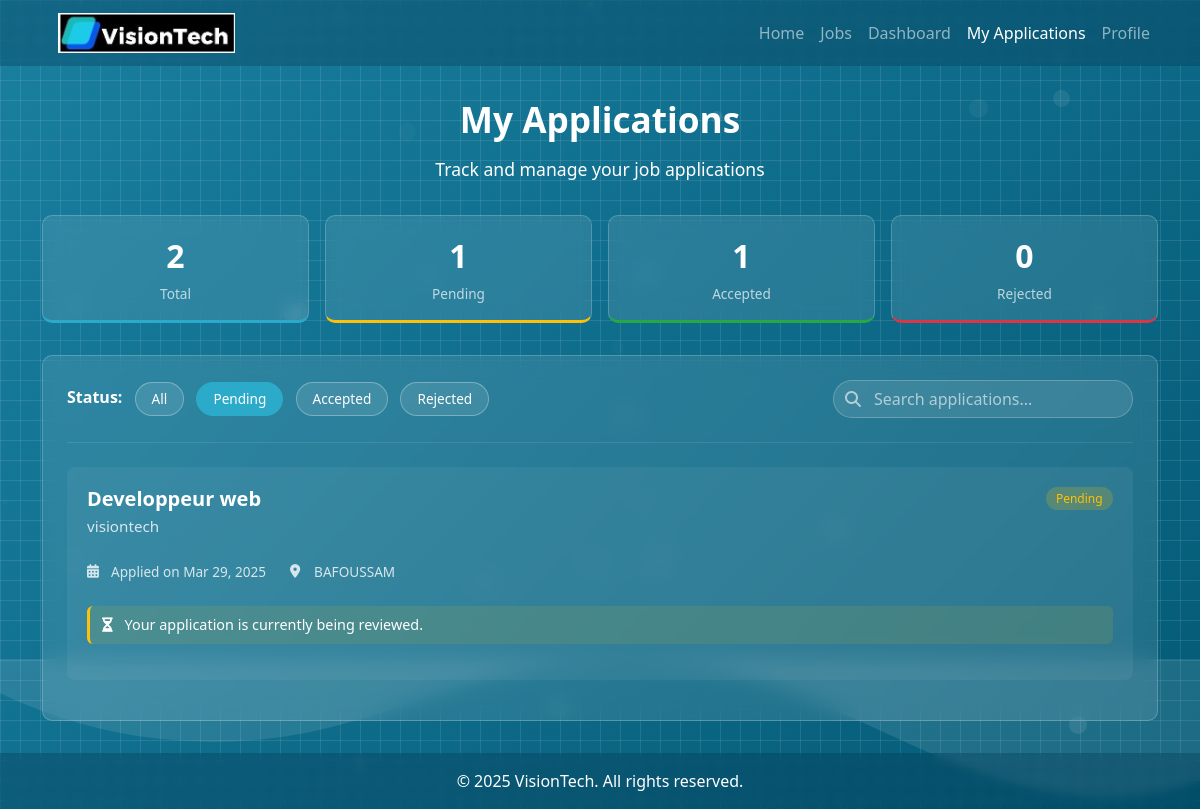
The app's page /jobs/applications/?status=pending (signed in) with its own data.
### jobs/models.py (models this page shows, shortened)
class Application(models.Model):
    STATUS_CHOICES = (
        ('pending', 'Pending'),
        ('accepted', 'Accepted'),
        ('rejected', 'Rejected'),
    )
    job = models.ForeignKey(Job, on_delete=models.CASCADE, related_name='applications')
    candidate = models.ForeignKey(User, on_delete=models.CASCADE, related_name='applications')
    status = models.CharField(max_length=10, choices=STATUS_CHOICES, default='pending')
    applied_at = models.DateTimeField(auto_now_add=True)
    updated_at = models.DateTimeField(auto_now=True)
    class Meta:
        unique_together = ('job', 'candidate')

class Job(models.Model):
    STATUS_CHOICES = (
        ('open', 'Open'),
        ('closed', 'Closed'),
        ('draft', 'Draft'),
    )
    title = models.CharField(max_length=255)
    description = models.TextField()
    hirer = models.ForeignKey(User, on_delete=models.CASCADE, related_name='jobs')
    location = models.CharField(max_length=255)
    created_at = models.DateTimeField(auto_now_add=True)
    updated_at = models.DateTimeField(auto_now=True)
    salary_min = models.PositiveIntegerField(null=True, blank=True)
    salary_max = models.PositiveIntegerField(null=True, blank=True)
    requirements = models.TextField(blank=True)
    status = models.CharField(max_length=10, choices=STATUS_CHOICES, default='open')

### accounts/models.py (models this page shows, shortened)
class User(AbstractUser):
    USER_TYPE_CHOICES = (
        ('hirer', 'Hirer'),
        ('candidate', 'Candidate'),
    )
    user_type = models.CharField(max_length=10, choices=USER_TYPE_CHOICES)
    email = models.EmailField(unique=True)
    objects = CustomUserManager()

class HirerProfile(models.Model):
    user = models.OneToOneField(User, on_delete=models.CASCADE, related_name='hirer_profile')
    company_name = models.CharField(max_length=255)
    address = models.TextField()

### jobs/views.py (the view)
# urls.py: path('applications/', views.candidate_applications, name='candidate_applications'),
@login_required
def candidate_applications(request):
    status_filter = request.GET.get('status', '')
    search_query = request.GET.get('q', '')
    if request.user.user_type != 'candidate':
        return redirect('home')
    applications = Application.objects.filter(candidate=request.user)
    if status_filter:
        applications = applications.filter(status=status_filter)
    if search_query:
        applications = applications.filter(
            Q(job__title__icontains=search_query) |
            Q(job__hirer__hirer_profile__company_name__icontains=search_query) |
            Q(job__location__icontains=search_query)
        )
    total_applications = Application.objects.filter(candidate=request.user).count()
    pending_applications = Application.objects.filter(candidate=request.user, status='pending').count()
    accepted_applications = Application.objects.filter(candidate=request.user, status='accepted').count()
    rejected_applications = Application.objects.filter(candidate=request.user, status='rejected').count()
    context = {
        'applications': applications,
        'status_filter': status_filter,
        'search_query': search_query,
        'total_applications': total_applications,
        'pending_applications': pending_applications,
        'accepted_applications': accepted_applications,
        'rejected_applications': rejected_applications,
    }
    return render(request, 'candidate_applications.html', context)

### Templates/candidate_applications.html (shortened to what this page needs)
<!DOCTYPE html>
<html lang="en">
<head>
    {% load static %}
    <link href="https://cdn.jsdelivr.net/npm/bootstrap@5.3.0/dist/css/bootstrap.min.css" rel="stylesheet">
    <link href="https://cdnjs.cloudflare.com/ajax/libs/font-awesome/6.4.0/css/all.min.css" rel="stylesheet">
</head>
<body>
    <div class="grid-background"></div>
    <div class="dots" id="dots"></div>
    <nav class="navbar navbar-expand-lg navbar-dark">
        <div class="container">
            <a class="navbar-brand" href="{% url 'home' %}">
                <a class="navbar-brand" href="{% url 'home' %}">
                <img src="{% static 'image/logoVisionTech.jpg' %}" alt="LogoVisionTech">
            </a>
            </a>
            <div class="collapse navbar-collapse" id="navbarNav">
                <ul class="navbar-nav ms-auto">
                    <li class="nav-item">
                        <a class="nav-link" href="{% url 'home' %}">Home</a>
                    </li>
                    <li class="nav-item">
                        <a class="nav-link" href="{% url 'job_list' %}">Jobs</a>
                    </li>
                    <li class="nav-item">
                        <a class="nav-link" href="{% url 'candidate_dashboard' %}">Dashboard</a>
                    </li>
                    <li class="nav-item">
                        <a class="nav-link active" href="{% url 'candidate_applications' %}">My Applications</a>
                    </li>
                    <li class="nav-item">
                        <a class="nav-link" href="#Profile">Profile</a>
                    </li>
                </ul>
            </div>
        </div>
    </nav>
    <div class="container mt-4">
        <h1 class="heading">My Applications</h1>
        <p class="subheading">Track and manage your job applications</p>
        <div class="stats-container">
            <div class="stat-card total">
                <div class="stat-card-value">{{ total_applications }}</div>
                <div class="stat-card-label">Total</div>
            </div>
            <div class="stat-card pending">
                <div class="stat-card-value">{{ pending_applications }}</div>
                <div class="stat-card-label">Pending</div>
            </div>
            <div class="stat-card accepted">
                <div class="stat-card-value">{{ accepted_applications }}</div>
                <div class="stat-card-label">Accepted</div>
            </div>
            <div class="stat-card rejected">
                <div class="stat-card-value">{{ rejected_applications }}</div>
                <div class="stat-card-label">Rejected</div>
            </div>
        </div>
        <div class="applications-container">
            <div class="filters-container">
                <div class="status-filters">
                    <span class="filter-label">Status:</span>
                    <a href="{% url 'candidate_applications' %}" class="btn btn-sm {% if not status_filter %}active{% endif %}">All</a>
                    <a href="{% url 'candidate_applications' %}?status=pending" class="btn btn-sm {% if status_filter == 'pending' %}active{% endif %}">Pending</a>
                    <a href="{% url 'candidate_applications' %}?status=accepted" class="btn btn-sm {% if status_filter == 'accepted' %}active{% endif %}">Accepted</a>
                    <a href="{% url 'candidate_applications' %}?status=rejected" class="btn btn-sm {% if status_filter == 'rejected' %}active{% endif %}">Rejected</a>
                </div>
                <div class="search-container">
                    <form method="get" action="{% url 'candidate_applications' %}">
                        <span class="search-icon">
                            <i class="fas fa-search"></i>
                        </span>
                        <input type="text" class="form-control search-input" name="q" placeholder="Search applications..." value="{{ search_query }}">
                    </form>
                </div>
            </div>
            {% if applications %}
                <div class="applications-list">
                    {% for application in applications %}
                    <div class="application-item">
                        <div class="application-header">
                            <div>
                                <h3 class="job-title">{{ application.job.title }}</h3>
                                <p class="company-name">{{ application.job.hirer.hirer_profile.company_name }}</p>
                            </div>
                            <span class="badge {% if application.status == 'pending' %}badge-pending{% elif application.status == 'accepted' %}badge-accepted{% else %}badge-rejected{% endif %}">
                                {{ application.status|title }}
                            </span>
                        </div>
                        <div class="application-details">
                            <div class="application-detail">
                                <i class="fas fa-calendar-alt"></i>
                                <span>Applied on {{ application.applied_at|date:"M d, Y" }}</span>
                            </div>
                            <div class="application-detail">
                                <i class="fas fa-map-marker-alt"></i>
                                <span>{{ application.job.location }}</span>
                            </div>
                        </div>
                        {% if application.status == 'pending' %}
                        <div class="status-message pending">
                            <i class="fas fa-hourglass-half me-2"></i>
                            Your application is currently being reviewed.
                        </div>
                        {% elif application.status == 'accepted' %}
                        <div class="status-message accepted">
                            <i class="fas fa-check-circle me-2"></i>
                            Congratulations! Your application has been accepted. The employer may contact you soon.
                        </div>
                        {% elif application.status == 'rejected' %}
                        <div class="status-message rejected">
                            <i class="fas fa-times-circle me-2"></i>
                            We're sorry, but your application was not selected for this position.
                        </div>
                        {% endif %}
                    </div>
                    {% endfor %}
                </div>
            {% endif %}
        </div>
    </div>
    <div class="wave-container">
    </div>
    <footer class="footer mt-auto py-3">
        <div class="container text-center">
            <p class="mb-0">&copy; 2025 VisionTech. All rights reserved.</p>
        </div>
    </footer>
</body>
</html>

### records on screen
Application: job "Developpeur web", job.hirer.hirer_profile.company_name "visiontech", status "Pending", applied_at "Mar 29, 2025", job.location "BAFOUSSAM", shows "Your application is currently being reviewed."

### other values on screen
{{ total_applications }} "2"
{{ pending_applications }} "1"
{{ accepted_applications }} "1"
{{ rejected_applications }} "0"
